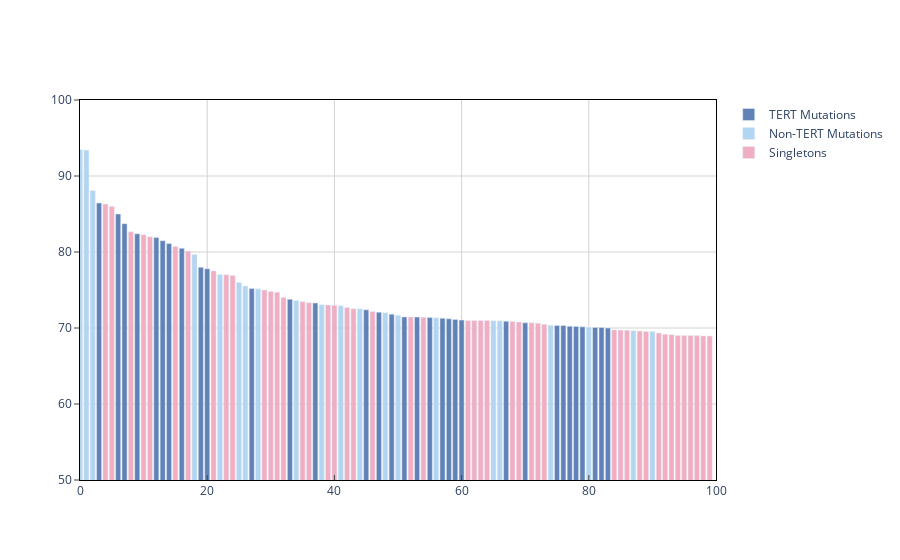

The notebook cell saved with this chart:
### Code cell
fig = go.Figure()

fig.add_trace(
    go.Bar(
        x = top100[top100["GENE"] == "TERT"].index,
        y = top100[top100["GENE"] == "TERT"]["score"],
        name = "TERT Mutations",
        marker_color = "#6082b7"
    )
)

fig.add_trace(
    go.Bar(
        x = top100[(top100["GENE"] != "TERT") & (top100["total_num_recurrent_mutations"] > 0)].index,
        y = top100[(top100["GENE"] != "TERT") & (top100["total_num_recurrent_mutations"] > 0)]["score"],
        name = "Non-TERT Mutations",
        marker_color = "#b2d5f1"
    )
)
fig.add_trace(
    go.Bar(
        x = top100[(top100["total_num_recurrent_mutations"] == 0)].index,
        y = top100[(top100["total_num_recurrent_mutations"] == 0)]["score"],
        name = "Singletons",
        marker_color = "#f1aec2"
    )
)

fig.update_layout(
    plot_bgcolor='white'
)

fig.update_xaxes(
    mirror=True,
    ticks='inside',
    showline=True,
    linecolor='black',
    gridcolor='lightgrey',
    linewidth=1
)

fig.update_yaxes(
    mirror=True,
    ticks='outside',
    showline=True,
    linecolor='black',
    gridcolor='lightgrey',
    linewidth=1
)
    


fig.update_layout(
    yaxis_range = [50, 100],
    xaxis_range = [0, 100]
)

### Figure 1 — Plotly figure (JSON) as saved in the notebook; plotly's stock layout.template omitted (floating-point values rounded to 4 significant figures)
{"data": [{"marker": {"color": "#6082b7"}, "name": "TERT Mutations", "type": "bar", "x": [3, 6, 7, 9, 12, 13, 14, 16, 19, 20, 27, 33, 37, 45, 47, 49, 51, 53, 55, 57, 58, 59, 60, 67, 70, 75, 76, 77, 78, 79, 81, 82, 83], "y": [86.45, 85, 83.73, 82.39, 81.89, 81.48, 81.1, 80.48, 77.99, 77.79, 75.18, 73.77, 73.28, 72.39, 72.08, 71.82, 71.46, 71.44, 71.37, 71.28, 71.2, 71.13, 71.04, 70.89, 70.69, 70.34, 70.33, 70.23, 70.21, 70.15, 70.07, 70.07, 70.0]}, {"marker": {"color": "#b2d5f1"}, "name": "Non-TERT Mutations", "type": "bar", "x": [0, 1, 2, 18, 22, 25, 26, 28, 34, 38, 41, 44, 48, 50, 56, 65, 66, 74, 80, 87, 90], "y": [93.45, 93.41, 88.1, 79.68, 77.03, 75.98, 75.52, 75.15, 73.63, 73.05, 72.94, 72.53, 72, 71.68, 71.35, 70.96, 70.94, 70.38, 70.08, 69.64, 69.54]}, {"marker": {"color": "#f1aec2"}, "name": "Singletons", "type": "bar", "x": [4, 5, 8, 10, 11, 15, 17, 21, 23, 24, 29, 30, 31, 32, 35, 36, 39, 40, 42, 43, 46, 52, 54, 61, 62, 63, 64, 68, 69, 71, 72, 73, 84, 85, 86, 88, 89, 91, 92, 93, 94, 95, 96, 97, 98, 99], "y": [86.3, 86, 82.68, 82.26, 82, 80.72, 80.13, 77.52, 77, 76.92, 75, 74.79, 74.72, 74.02, 73.46, 73.34, 73.03, 73, 72.69, 72.54, 72.18, 71.45, 71.42, 71, 71, 71, 71, 70.87, 70.8, 70.68, 70.63, 70.49, 69.75, 69.72, 69.7, 69.6, 69.55, 69.35, 69.19, 69.12, 69.01, 69, 69, 69, 68.96, 68.94]}], "layout": {"autosize": true, "plot_bgcolor": "white", "xaxis": {"gridcolor": "lightgrey", "linecolor": "black", "linewidth": 1, "mirror": true, "range": [0, 100], "showline": true, "ticks": "inside", "type": "linear"}, "yaxis": {"gridcolor": "lightgrey", "linecolor": "black", "linewidth": 1, "mirror": true, "range": [50, 100], "showline": true, "ticks": "outside", "type": "linear"}}}
